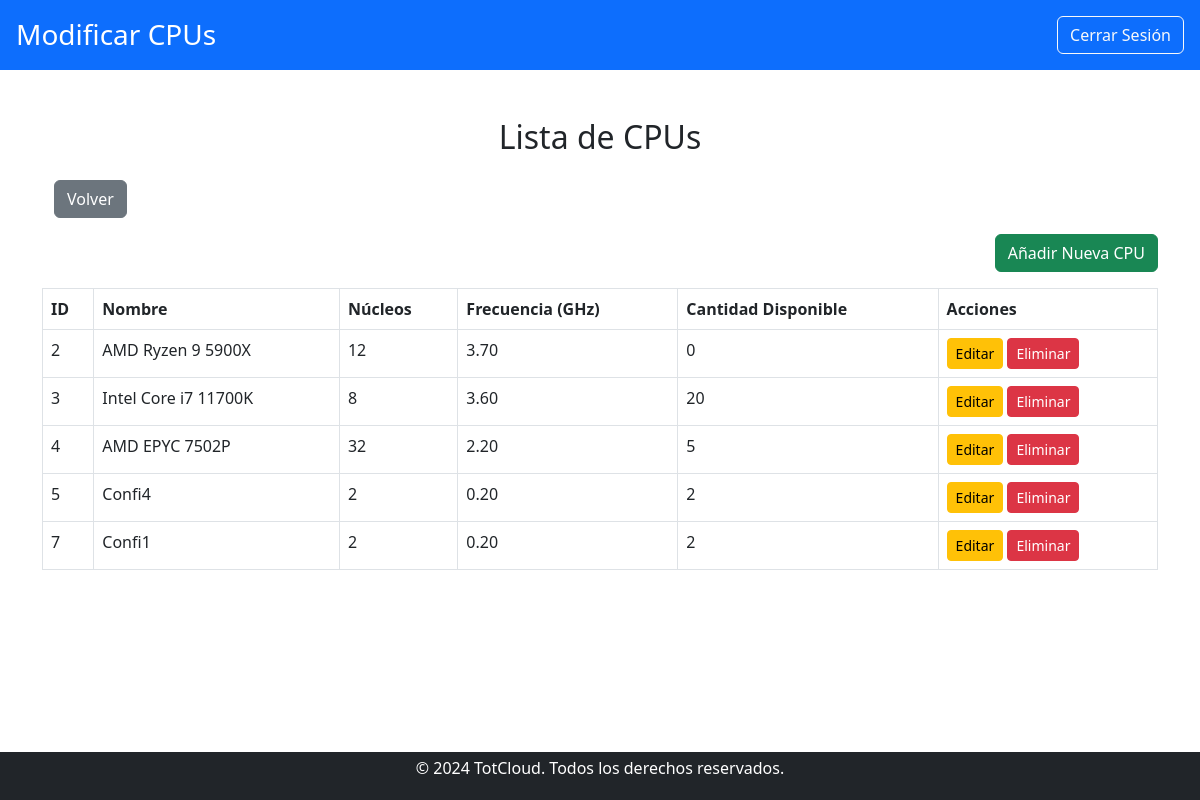
The app's page /trabajador/modificar_componentes/cpu/modificar_cpu.php (signed in), older data.
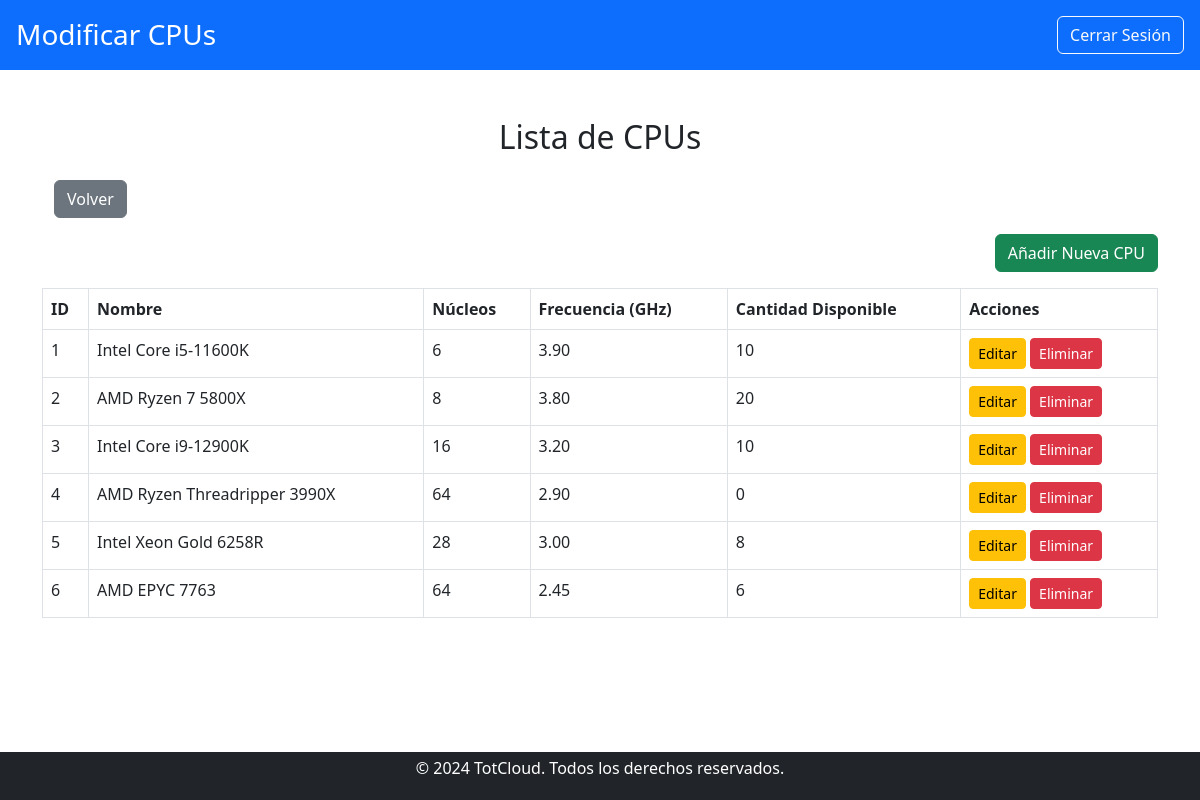
The same page, newer data.
### tables this page shows
CREATE TABLE `cpu` (
  `idCPU` int(11) NOT NULL,
  `Nombre` varchar(100) NOT NULL,
  `Fabricante` varchar(100) NOT NULL,
  `Arquitectura` varchar(50) NOT NULL,
  `Nucleos` int(11) NOT NULL,
  `Frecuencia` decimal(10,2) NOT NULL,
  `PrecioH` decimal(10,2) NOT NULL,
  `Cantidad` int(11) NOT NULL
);

### public/trabajador/modificar_componentes/cpu/modificar_cpu.php (the view, shortened to what this page needs)
<?php
include '../../../../includes/db_connect.php';
$cpus_query = "SELECT * FROM cpu";
$cpus_result = $conn->query($cpus_query);
?>
<!DOCTYPE html>
<html lang="es">
<head>
    <link href="https://cdn.jsdelivr.net/npm/bootstrap@5.3.0/dist/css/bootstrap.min.css" rel="stylesheet">
    <link href="../../../css/estilos.css" rel="stylesheet">
</head>
<body>
    <header class="bg-primary text-white d-flex justify-content-between align-items-center p-3">
        <div>
            <h1 class="h3 mb-0">Modificar CPUs</h1>
        </div>
        <div>
            <a href="../../../logout.php" class="btn btn-outline-light">Cerrar Sesión</a>
        </div>
    </header>
    <main class="container my-5">
        <h2 class="text-center mb-4">Lista de CPUs</h2>
        <div class="container my-3">
            <a href="../modificar_componentes.php" class="btn btn-secondary">Volver</a>
        </div>
        <div class="mb-3 text-end">
            <a href="crear_cpu.php" class="btn btn-success">Añadir Nueva CPU</a>
        </div>
        <?php if ($cpus_result && $cpus_result->num_rows > 0): ?>
            <table class="table table-bordered">
                <thead>
                    <tr>
                        <th>ID</th>
                        <th>Nombre</th>
                        <th>Núcleos</th>
                        <th>Frecuencia (GHz)</th>
                        <th>Cantidad Disponible</th>
                        <th>Acciones</th>
                    </tr>
                </thead>
                <tbody>
                    <?php while ($cpu = $cpus_result->fetch_assoc()): ?>
                        <tr>
                            <td><?php echo htmlspecialchars($cpu['idCPU']); ?></td>
                            <td><?php echo htmlspecialchars($cpu['Nombre']); ?></td>
                            <td><?php echo htmlspecialchars($cpu['Nucleos']); ?></td>
                            <td><?php echo htmlspecialchars($cpu['Frecuencia']); ?></td>
                            <td><?php echo htmlspecialchars($cpu['Cantidad']); ?></td>
                            <td>
                                <a href="editar_cpu.php?id=<?php echo $cpu['idCPU']; ?>" class="btn btn-warning btn-sm">Editar</a>
                                <a href="modificar_cpu.php?eliminar=<?php echo $cpu['idCPU']; ?>" class="btn btn-danger btn-sm" onclick="return confirm('¿Estás seguro de eliminar esta CPU?')">Eliminar</a>
                            </td>
                        </tr>
                    <?php endwhile; ?>
                </tbody>
            </table>
        <?php else: ?>
            <p class="text-center">No hay CPUs registradas.</p>
        <?php endif; ?>
    </main>
    <?php include '../../../../includes/footer.php'; ?>
</body>
</html>

### includes/footer.php
<footer class="bg-dark text-white text-center py-1">
    <p>&copy; 2024 TotCloud. Todos los derechos reservados.</p>
</footer>

### public/css/estilos.css (style rules this page uses)
body { display: flex; flex-direction: column; min-height: 100vh; margin: 0; }
main { flex: 1; }
footer { position: relative; bottom: 0; width: 100%; margin-top: auto; }
header { background-color: #007bff; color: white; padding: 1rem 0; text-align: center; }
footer { background-color: #343a40; color: white; padding: 1rem 0; text-align: center; }

Row changes from the older to the newer data that the page shows:
removed cpu: idCPU "7", Nombre "Confi1", Nucleos "2", Frecuencia "0.20", Cantidad "2"
added cpu: idCPU "1", Nombre "Intel Core i5-11600K", Nucleos "6", Frecuencia "3.90", Cantidad "10"
changed cpu id 2: Nombre "AMD Ryzen 9 5900X" → "AMD Ryzen 7 5800X"; Nucleos "12" → "8"; Frecuencia "3.70" → "3.80"; Cantidad "0" → "20"
changed cpu id 3: Nombre "Intel Core i7 11700K" → "Intel Core i9-12900K"; Nucleos "8" → "16"; Frecuencia "3.60" → "3.20"; Cantidad "20" → "10"
changed cpu id 4: Nombre "AMD EPYC 7502P" → "AMD Ryzen Threadripper 3990X"; Nucleos "32" → "64"; Frecuencia "2.20" → "2.90"; Cantidad "5" → "0"
changed cpu id 5: Nombre "Confi4" → "Intel Xeon Gold 6258R"; Nucleos "2" → "28"; Frecuencia "0.20" → "3.00"; Cantidad "2" → "8"
added cpu: idCPU "6", Nombre "AMD EPYC 7763", Nucleos "64", Frecuencia "2.45", Cantidad "6"
